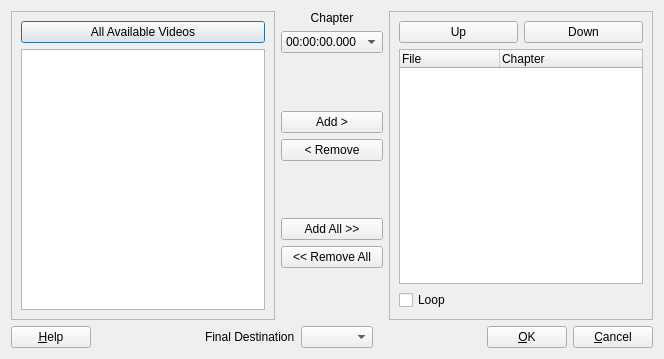
<?xml version="1.0" encoding="UTF-8"?>
<ui version="4.0">
 <class>uiDialogSelect</class>
 <widget class="QDialog" name="uiDialogSelect">
  <property name="geometry">
   <rect>
    <x>0</x>
    <y>0</y>
    <width>664</width>
    <height>359</height>
   </rect>
  </property>
  <property name="windowTitle">
   <string>Dialog</string>
  </property>
  <layout class="QVBoxLayout" name="verticalLayout_3">
   <item>
    <layout class="QHBoxLayout" name="horizontalLayout_2">
     <item>
      <widget class="QFrame" name="frame">
       <property name="frameShape">
        <enum>QFrame::StyledPanel</enum>
       </property>
       <property name="frameShadow">
        <enum>QFrame::Raised</enum>
       </property>
       <layout class="QGridLayout" name="gridLayout">
        <item row="0" column="0">
         <layout class="QVBoxLayout" name="verticalLayout_2">
          <item>
           <widget class="QPushButton" name="m_pButtonShowAll">
            <property name="text">
             <string>All Available Videos</string>
            </property>
           </widget>
          </item>
          <item>
           <widget class="QListWidget" name="m_pListAvailable"/>
          </item>
         </layout>
        </item>
       </layout>
      </widget>
     </item>
     <item>
      <layout class="QVBoxLayout" name="verticalLayout">
       <item>
        <widget class="QLabel" name="textLabel1_2">
         <property name="text">
          <string>Chapter</string>
         </property>
         <property name="alignment">
          <set>Qt::AlignCenter</set>
         </property>
        </widget>
       </item>
       <item>
        <widget class="QComboBox" name="m_pComboChapters">
         <item>
          <property name="text">
           <string>00:00:00.000</string>
          </property>
         </item>
        </widget>
       </item>
       <item>
        <spacer name="verticalSpacer">
         <property name="orientation">
          <enum>Qt::Vertical</enum>
         </property>
         <property name="sizeHint" stdset="0">
          <size>
           <width>20</width>
           <height>40</height>
          </size>
         </property>
        </spacer>
       </item>
       <item>
        <widget class="QPushButton" name="m_pButtonAdd">
         <property name="text">
          <string>Add &gt;</string>
         </property>
        </widget>
       </item>
       <item>
        <widget class="QPushButton" name="m_pButtonRemove">
         <property name="text">
          <string>&lt; Remove</string>
         </property>
        </widget>
       </item>
       <item>
        <spacer name="verticalSpacer_2">
         <property name="orientation">
          <enum>Qt::Vertical</enum>
         </property>
         <property name="sizeHint" stdset="0">
          <size>
           <width>20</width>
           <height>40</height>
          </size>
         </property>
        </spacer>
       </item>
       <item>
        <widget class="QPushButton" name="m_pButtonAddAll">
         <property name="text">
          <string>Add All &gt;&gt;</string>
         </property>
        </widget>
       </item>
       <item>
        <widget class="QPushButton" name="m_pButtonRemoveAll">
         <property name="text">
          <string>&lt;&lt; Remove All</string>
         </property>
        </widget>
       </item>
       <item>
        <spacer name="verticalSpacer_3">
         <property name="orientation">
          <enum>Qt::Vertical</enum>
         </property>
         <property name="sizeHint" stdset="0">
          <size>
           <width>20</width>
           <height>40</height>
          </size>
         </property>
        </spacer>
       </item>
      </layout>
     </item>
     <item>
      <widget class="QFrame" name="frame_2">
       <property name="frameShape">
        <enum>QFrame::StyledPanel</enum>
       </property>
       <property name="frameShadow">
        <enum>QFrame::Raised</enum>
       </property>
       <layout class="QGridLayout" name="gridLayout_2">
        <item row="0" column="0">
         <layout class="QHBoxLayout" name="horizontalLayout_3">
          <item>
           <widget class="QPushButton" name="m_pButtonUp">
            <property name="text">
             <string>Up</string>
            </property>
           </widget>
          </item>
          <item>
           <widget class="QPushButton" name="m_pButtonDown">
            <property name="text">
             <string>Down</string>
            </property>
           </widget>
          </item>
         </layout>
        </item>
        <item row="1" column="0">
         <widget class="QTreeWidget" name="m_pListSelected">
          <property name="columnCount">
           <number>2</number>
          </property>
          <attribute name="headerDefaultSectionSize">
           <number>100</number>
          </attribute>
          <attribute name="headerMinimumSectionSize">
           <number>29</number>
          </attribute>
          <column>
           <property name="text">
            <string>File</string>
           </property>
          </column>
          <column>
           <property name="text">
            <string>Chapter</string>
           </property>
          </column>
         </widget>
        </item>
        <item row="2" column="0">
         <widget class="QCheckBox" name="m_pCheckLoop">
          <property name="text">
           <string>Loop</string>
          </property>
         </widget>
        </item>
       </layout>
      </widget>
     </item>
    </layout>
   </item>
   <item>
    <layout class="QHBoxLayout" name="horizontalLayout">
     <item>
      <widget class="QPushButton" name="buttonHelp">
       <property name="text">
        <string>&amp;Help</string>
       </property>
      </widget>
     </item>
     <item>
      <spacer name="horizontalSpacer">
       <property name="orientation">
        <enum>Qt::Horizontal</enum>
       </property>
       <property name="sizeHint" stdset="0">
        <size>
         <width>40</width>
         <height>20</height>
        </size>
       </property>
      </spacer>
     </item>
     <item>
      <widget class="QLabel" name="textLabel1">
       <property name="text">
        <string>Final Destination</string>
       </property>
      </widget>
     </item>
     <item>
      <widget class="QComboBox" name="m_pComboFinal"/>
     </item>
     <item>
      <spacer name="horizontalSpacer_2">
       <property name="orientation">
        <enum>Qt::Horizontal</enum>
       </property>
       <property name="sizeHint" stdset="0">
        <size>
         <width>40</width>
         <height>20</height>
        </size>
       </property>
      </spacer>
     </item>
     <item>
      <widget class="QPushButton" name="buttonOk">
       <property name="text">
        <string>&amp;OK</string>
       </property>
      </widget>
     </item>
     <item>
      <widget class="QPushButton" name="buttonCancel">
       <property name="text">
        <string>&amp;Cancel</string>
       </property>
      </widget>
     </item>
    </layout>
   </item>
  </layout>
 </widget>
 <resources/>
 <connections/>
</ui>
